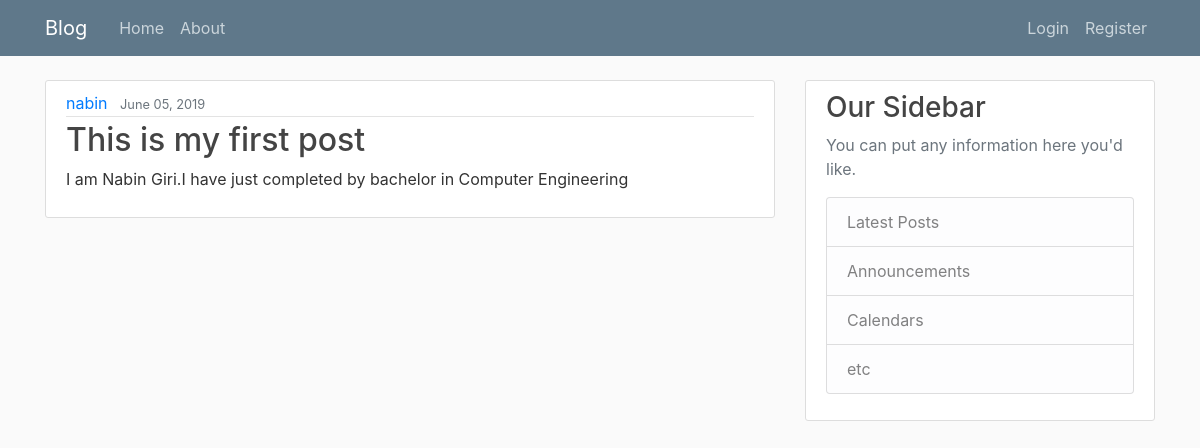
/post/5/, run on the app's committed database.
### blog/models.py (models this page shows, shortened)
class Post(models.Model):
    title = models.CharField(max_length=200)
    content = models.TextField()
    author = models.ForeignKey(User, on_delete=models.CASCADE)
    date_posted = models.DateTimeField(default=timezone.now)

### blog/views.py (the view)
# urls.py: path('post/<int:pk>/', PostDetailView.as_view(),name='post-detail'),
class PostDetailView(DetailView):
    model = Post

### blog/templates/blog/post_detail.html (shortened to what this page needs)
{%extends "blog/base.html" %}
{% block content %}
<article class="media content-section">
  <div class="media-body">
    <div class="article-metadata">
      <a class="mr-2" href="#">{{ object.author }}</a>
      <small class="text-muted">{{ object.date_posted|date:"F d, Y" }}</small>
    </div>
    <h2 class="article-title">{{ object.title }}</h2>
    <p class="article-content">{{ object.content }}</p>
  </div>
</article>
{% endblock content%}

### blog/static/blog/main.css (style rules this page uses)
body { background: #fafafa; color: #333333; margin-top: 5rem; }
h1, h2, h3, h4, h5, h6 { color: #444444; }
.content-section { background: #ffffff; padding: 10px 20px; border: 1px solid #dddddd; border-radius: 3px; margin-bottom: 20px; }
.article-title { color: #444444; }
.article-content { white-space: pre-line; }
.article-metadata { padding-bottom: 1px; margin-bottom: 4px; border-bottom: 1px solid #e3e3e3 }

### data on the page
Post: author "nabin", date_posted "June 05, 2019", title "This is my first post", content "I am Nabin Giri.I have just completed by bachelor in Computer Engineering"
